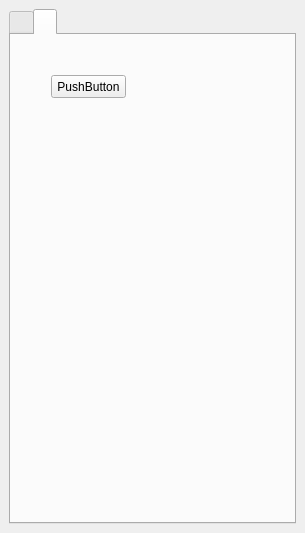
<?xml version="1.0" encoding="UTF-8"?>
<ui version="4.0">
 <class>FeatureTemplatesDockWidgetBase</class>
 <widget class="QDockWidget" name="FeatureTemplatesDockWidgetBase">
  <property name="geometry">
   <rect>
    <x>0</x>
    <y>0</y>
    <width>305</width>
    <height>555</height>
   </rect>
  </property>
  <property name="windowTitle">
   <string>Feature Templates</string>
  </property>
  <widget class="QWidget" name="dockWidgetContents">
   <property name="maximumSize">
    <size>
     <width>482</width>
     <height>533</height>
    </size>
   </property>
   <layout class="QHBoxLayout" name="horizontalLayout">
    <item>
     <widget class="QTabWidget" name="tabWidget">
      <property name="enabled">
       <bool>true</bool>
      </property>
      <property name="focusPolicy">
       <enum>Qt::ClickFocus</enum>
      </property>
      <property name="whatsThis">
       <string extracomment="test"/>
      </property>
      <property name="layoutDirection">
       <enum>Qt::LeftToRight</enum>
      </property>
      <property name="autoFillBackground">
       <bool>false</bool>
      </property>
      <property name="currentIndex">
       <number>1</number>
      </property>
      <widget class="QWidget" name="tabWidgetPage1" native="true">
       <attribute name="title">
        <string/>
       </attribute>
       <layout class="QVBoxLayout" name="verticalLayout">
        <item>
         <widget class="QPushButton" name="newButton">
          <property name="text">
           <string>New</string>
          </property>
         </widget>
        </item>
        <item>
         <widget class="QPushButton" name="deleteButton">
          <property name="text">
           <string>Delete</string>
          </property>
         </widget>
        </item>
        <item>
         <widget class="QListWidget" name="templatesList"/>
        </item>
        <item>
         <widget class="QPushButton" name="applyButton">
          <property name="text">
           <string>Apply</string>
          </property>
         </widget>
        </item>
       </layout>
      </widget>
      <widget class="QWidget" name="tabWidgetPage2" native="true">
       <attribute name="title">
        <string/>
       </attribute>
       <widget class="QPushButton" name="mybutton">
        <property name="geometry">
         <rect>
          <x>40</x>
          <y>40</y>
          <width>75</width>
          <height>23</height>
         </rect>
        </property>
        <property name="text">
         <string>PushButton</string>
        </property>
       </widget>
      </widget>
     </widget>
    </item>
   </layout>
  </widget>
 </widget>
 <resources/>
 <connections/>
</ui>
